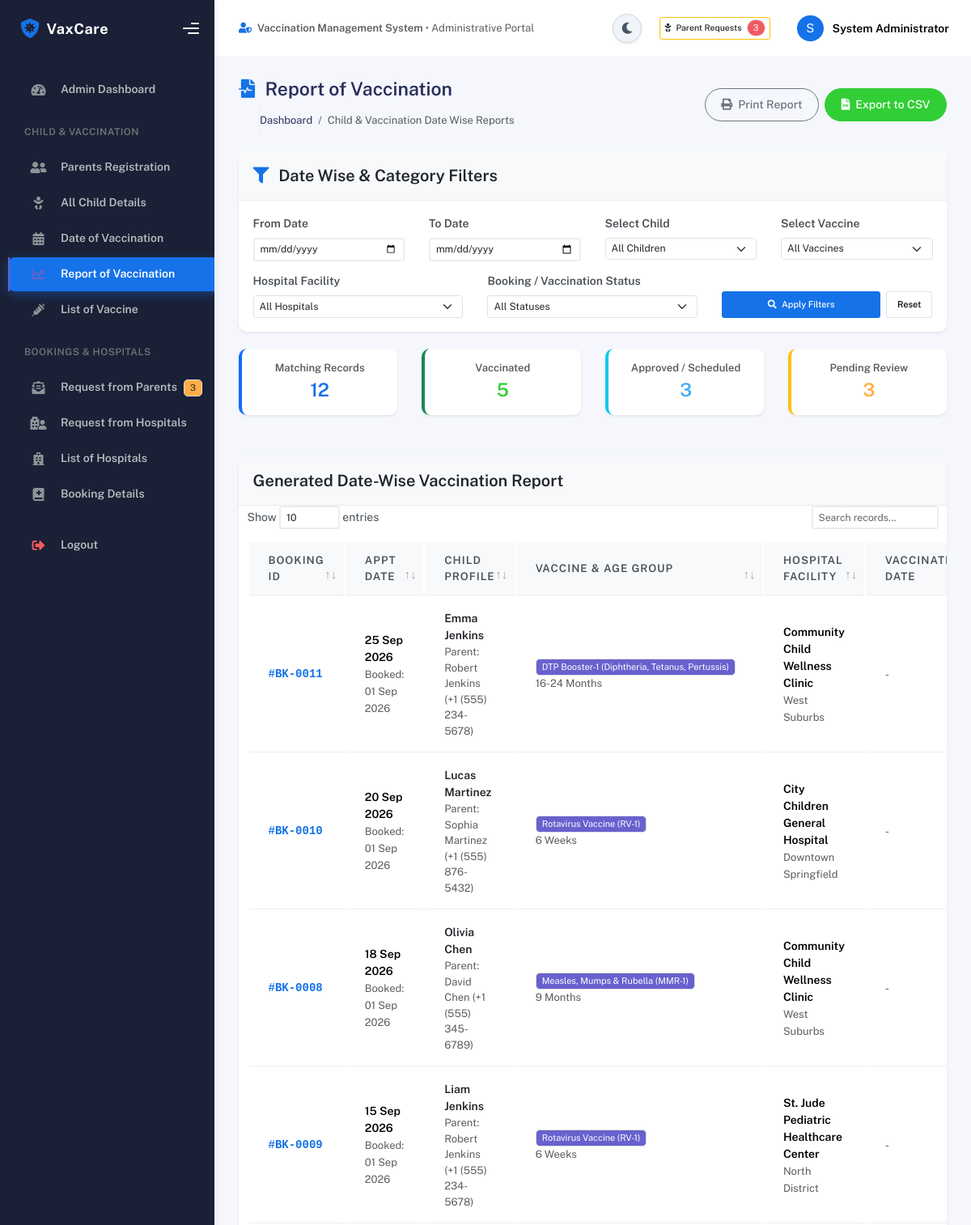
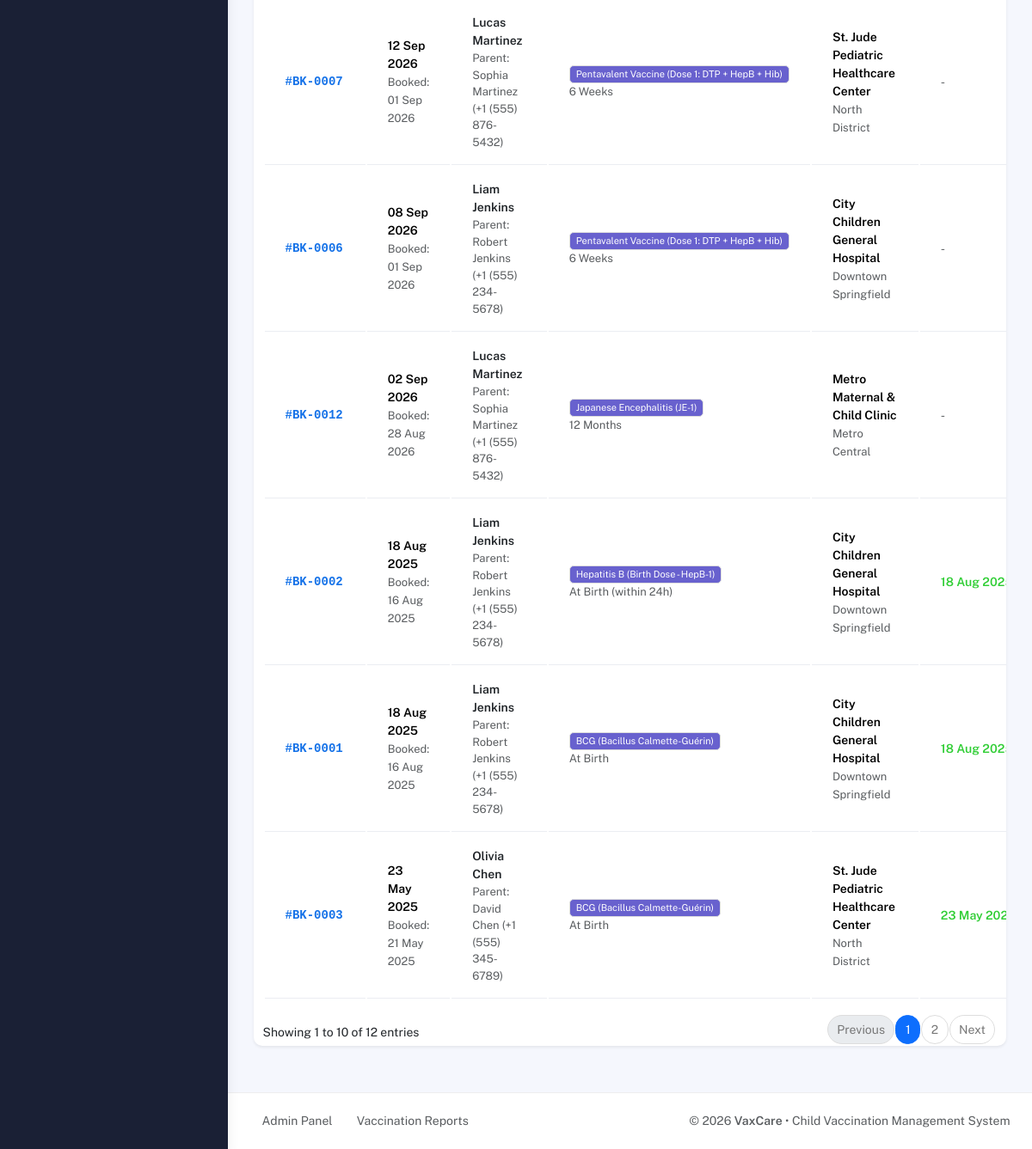
The page /admin/reports.php (signed in) on the database its author committed (2 pictures, top to bottom).
### tables this page shows
CREATE TABLE bookings (
    booking_id INT AUTO_INCREMENT PRIMARY KEY,

    child_id INT NOT NULL,
    hospital_id INT NOT NULL,
    vaccine_id INT NOT NULL,
    admin_id INT NULL,

    booking_date DATE NOT NULL,
    appointment_date DATE NOT NULL,
    appointment_time TIME NULL,

    status ENUM(
        'Pending',
        'Approved',
        'Rejected',
        'Completed'
    ) DEFAULT 'Pending',

    approval_date DATE NULL,
    hospital_notes TEXT NULL,

    FOREIGN KEY (child_id)
        REFERENCES children(child_id)
        ON UPDATE CASCADE
        ON DELETE CASCADE,

    FOREIGN KEY (hospital_id)
        REFERENCES hospitals(hospital_id)
        ON UPDATE CASCADE
        ON DELETE CASCADE,

    FOREIGN KEY (vaccine_id)
        REFERENCES vaccines(vaccine_id)
        ON UPDATE CASCADE
        ON DELETE RESTRICT,

    FOREIGN KEY (admin_id)
        REFERENCES admins(admin_id)
        ON UPDATE CASCADE
        ON DELETE SET NULL
);

CREATE TABLE children (
    child_id INT AUTO_INCREMENT PRIMARY KEY,
    parent_id INT NOT NULL,
    child_name VARCHAR(100) NOT NULL,
    gender ENUM('Male', 'Female', 'Other') NOT NULL,
    date_of_birth DATE NOT NULL,
    address TEXT,
    notes TEXT,

    FOREIGN KEY (parent_id)
        REFERENCES parents(parent_id)
        ON UPDATE CASCADE
        ON DELETE CASCADE
);

CREATE TABLE parents (
    parent_id INT AUTO_INCREMENT PRIMARY KEY,
    role_id INT NOT NULL,
    name VARCHAR(100) NOT NULL,
    email VARCHAR(100) NOT NULL UNIQUE,
    phone VARCHAR(20),
    username VARCHAR(50) NOT NULL UNIQUE,
    password VARCHAR(255) NOT NULL,
    address TEXT,

    FOREIGN KEY (role_id)
        REFERENCES roles(role_id)
        ON UPDATE CASCADE
        ON DELETE RESTRICT
);

CREATE TABLE vaccines (
    vaccine_id INT AUTO_INCREMENT PRIMARY KEY,
    vaccine_name VARCHAR(150) NOT NULL,
    description TEXT,
    age_group VARCHAR(100),
    stock_status ENUM('Available', 'Unavailable') DEFAULT 'Available'
);

CREATE TABLE hospitals (
    hospital_id INT AUTO_INCREMENT PRIMARY KEY,
    role_id INT NOT NULL,
    hospital_name VARCHAR(150) NOT NULL,
    address TEXT,
    location VARCHAR(150),
    phone VARCHAR(20),
    email VARCHAR(100) UNIQUE,
    username VARCHAR(50) NOT NULL UNIQUE,
    password VARCHAR(255) NOT NULL,
    status ENUM('Active', 'Inactive', 'Pending', 'Rejected') DEFAULT 'Pending',

    FOREIGN KEY (role_id)
        REFERENCES roles(role_id)
        ON UPDATE CASCADE
        ON DELETE RESTRICT
);

CREATE TABLE vaccination_records (
    record_id INT AUTO_INCREMENT PRIMARY KEY,

    booking_id INT NOT NULL,
    child_id INT NOT NULL,

    vaccination_date DATE NOT NULL,

    status ENUM(
        'Vaccinated',
        'Not Vaccinated'
    ) NOT NULL,

    remarks TEXT,

    FOREIGN KEY (booking_id)
        REFERENCES bookings(booking_id)
        ON UPDATE CASCADE
        ON DELETE CASCADE,

    FOREIGN KEY (child_id)
        REFERENCES children(child_id)
        ON UPDATE CASCADE
        ON DELETE CASCADE,

    UNIQUE (booking_id)
);

### config/helpers.php (called while the page is built, shortened)
<?php
function formatDate($dateStr, $format = 'd M Y') {
    try {
        $date = new DateTime($dateStr);
        return $date->format($format);
    } catch (Exception $e) {
        return htmlspecialchars($dateStr);
    }
}

### admin/reports.php (the view, shortened to what this page needs)
<?php
require_once __DIR__ . '/../config/auth.php';
require_once __DIR__ . '/../config/helpers.php';
$startDate  = $_GET['start_date'] ?? '';
$endDate    = $_GET['end_date'] ?? '';
$reportRows = [];
if ($pdo) {
    try {
        $sql = "SELECT b.*, c.child_name, c.date_of_birth, c.gender,
                       p.name as parent_name, p.phone as parent_phone, p.email as parent_email,
                       v.vaccine_name, v.age_group,
                       h.hospital_name, h.location as hospital_location,
                       vr.record_id, vr.vaccination_date, vr.status as record_status, vr.remarks as record_remarks,
                       adm.name as admin_name
                FROM bookings b
                JOIN children c ON b.child_id = c.child_id
                JOIN parents p ON c.parent_id = p.parent_id
                JOIN vaccines v ON b.vaccine_id = v.vaccine_id
                JOIN hospitals h ON b.hospital_id = h.hospital_id
                LEFT JOIN vaccination_records vr ON b.booking_id = vr.booking_id
                LEFT JOIN admins adm ON b.admin_id = adm.admin_id
                WHERE 1=1";
        $params = [];
        $sql .= " ORDER BY b.appointment_date DESC, b.booking_id DESC";
        $stmt = $pdo->prepare($sql);
        $stmt->execute($params);
        $reportRows = $stmt->fetchAll();
    } catch (Exception $e) {
        setFlash('error', 'Error generating report: ' . $e->getMessage());
    }
}
$cntVaccinated = 0;
$cntPending = 0;
$cntApproved = 0;
$cntRejected = 0;
foreach ($reportRows as $r) {
    if (($r['record_status'] ?? '') === 'Vaccinated' || $r['status'] === 'Completed') $cntVaccinated++;
    elseif ($r['status'] === 'Pending') $cntPending++;
    elseif ($r['status'] === 'Approved') $cntApproved++;
    elseif ($r['status'] === 'Rejected') $cntRejected++;
}
require_once __DIR__ . '/../includes/header.php';
?>
<?php require_once __DIR__ . '/../includes/sidebar.php'; ?>
<div class="main-panel">
    <?php require_once __DIR__ . '/../includes/navbar.php'; ?>
    <div class="container">
        <div class="page-inner">
            <div class="page-header d-flex justify-content-between align-items-center mb-4">
                <div>
                    <h3 class="fw-bold mb-1"><i class="fas fa-file-medical-alt text-primary me-2"></i> Report of Vaccination</h3>
                    <ul class="breadcrumbs mb-0 ps-0 list-unstyled d-flex gap-2 text-muted small">
                        <li><a href="index.php" class="text-decoration-none">Dashboard</a></li>
                        <li>/</li>
                        <li class="active">Child & Vaccination Date Wise Reports</li>
                    </ul>
                </div>
                <div class="d-flex gap-2">
                    <button onclick="window.print()" class="btn btn-outline-secondary btn-round">
                        <i class="fas fa-print me-1"></i> Print Report
                    </button>
                    <?php
                        $queryString = http_build_query(array_merge($_GET, ['export' => 'csv']));
                    ?>
                    <a href="reports.php?<?= $queryString ?>" class="btn btn-success btn-round">
                        <i class="fas fa-file-csv me-1"></i> Export to CSV
                    </a>
                </div>
            </div>
            <div class="card card-round shadow-sm mb-4">
                <div class="card-header bg-light">
                    <div class="card-title text-dark"><i class="fas fa-filter text-primary me-2"></i> Date Wise & Category Filters</div>
                </div>
                <div class="card-body">
                    <form method="GET" action="reports.php">
                        <div class="row g-3">
                            <div class="col-md-3">
                                <label class="form-label small fw-bold">From Date</label>
                                <input type="date" name="start_date" class="form-control form-control-sm" value="<?= htmlspecialchars($startDate) ?>">
                            </div>
                            <div class="col-md-3">
                                <label class="form-label small fw-bold">To Date</label>
                                <input type="date" name="end_date" class="form-control form-control-sm" value="<?= htmlspecialchars($endDate) ?>">
                            </div>
                            <div class="col-md-3">
                                <label class="form-label small fw-bold">Select Child</label>
                                <select name="child_id" class="form-select form-select-sm">
                                    <option value="0">All Children</option>
                                </select>
                            </div>
                            <div class="col-md-3">
                                <label class="form-label small fw-bold">Select Vaccine</label>
                                <select name="vaccine_id" class="form-select form-select-sm">
                                    <option value="0">All Vaccines</option>
                                </select>
                            </div>
                            <div class="col-md-4">
                                <label class="form-label small fw-bold">Hospital Facility</label>
                                <select name="hospital_id" class="form-select form-select-sm">
                                    <option value="0">All Hospitals</option>
                                </select>
                            </div>
                            <div class="col-md-4">
                                <label class="form-label small fw-bold">Booking / Vaccination Status</label>
                                <select name="status" class="form-select form-select-sm">
                                    <option value="">All Statuses</option>
                                </select>
                            </div>
                            <div class="col-md-4 d-flex align-items-end gap-2">
                                <button type="submit" class="btn btn-primary btn-sm flex-fill">
                                    <i class="fas fa-search me-1"></i> Apply Filters
                                </button>
                                <a href="reports.php" class="btn btn-light border btn-sm">Reset</a>
                            </div>
                        </div>
                    </form>
                </div>
            </div>
            <div class="row mb-4">
                <div class="col-md-3">
                    <div class="card p-3 border-start border-primary border-4 text-center shadow-sm">
                        <small class="text-muted fw-bold">Matching Records</small>
                        <h3 class="fw-bold mb-0 text-primary"><?= count($reportRows) ?></h3>
                    </div>
                </div>
                <div class="col-md-3">
                    <div class="card p-3 border-start border-success border-4 text-center shadow-sm">
                        <small class="text-muted fw-bold">Vaccinated</small>
                        <h3 class="fw-bold mb-0 text-success"><?= $cntVaccinated ?></h3>
                    </div>
                </div>
                <div class="col-md-3">
                    <div class="card p-3 border-start border-info border-4 text-center shadow-sm">
                        <small class="text-muted fw-bold">Approved / Scheduled</small>
                        <h3 class="fw-bold mb-0 text-info"><?= $cntApproved ?></h3>
                    </div>
                </div>
                <div class="col-md-3">
                    <div class="card p-3 border-start border-warning border-4 text-center shadow-sm">
                        <small class="text-muted fw-bold">Pending Review</small>
                        <h3 class="fw-bold mb-0 text-warning"><?= $cntPending ?></h3>
                    </div>
                </div>
            </div>
            <div class="card card-round shadow-sm">
                <div class="card-header bg-light">
                    <div class="card-title text-dark">Generated Date-Wise Vaccination Report</div>
                </div>
                <div class="card-body p-0">
                    <div class="table-responsive">
                        <table class="table table-hover datatable-custom align-middle mb-0">
                            <thead>
                                <tr>
                                    <th>Booking ID</th>
                                    <th>Appt Date</th>
                                    <th>Child Profile</th>
                                    <th>Vaccine & Age Group</th>
                                    <th>Hospital Facility</th>
                                    <th>Vaccination Date</th>
                                </tr>
                            </thead>
                            <tbody>
                                <?php if (!empty($reportRows)): ?>
                                    <?php foreach ($reportRows as $row): ?>
                                        <tr>
                                            <td class="fw-bold text-primary font-monospace">
                                                #BK-<?= str_pad($row['booking_id'], 4, '0', STR_PAD_LEFT) ?>
                                            </td>
                                            <td>
                                                <div class="fw-bold"><?= formatDate($row['appointment_date']) ?></div>
                                                <small class="text-muted">Booked: <?= formatDate($row['booking_date']) ?></small>
                                            </td>
                                            <td>
                                                <a href="child-details.php?id=<?= $row['child_id'] ?>" class="fw-bold text-dark text-decoration-none">
                                                    <?= htmlspecialchars($row['child_name']) ?>
                                                </a>
                                                <div class="small text-muted">
                                                    Parent: <?= htmlspecialchars($row['parent_name']) ?> (<?= htmlspecialchars($row['parent_phone'] ?: 'N/A') ?>)
                                                </div>
                                            </td>
                                            <td>
                                                <span class="badge bg-secondary"><?= htmlspecialchars($row['vaccine_name']) ?></span>
                                                <div class="small text-muted"><?= htmlspecialchars($row['age_group']) ?></div>
                                            </td>
                                            <td>
                                                <div class="fw-bold"><?= htmlspecialchars($row['hospital_name']) ?></div>
                                                <small class="text-muted"><?= htmlspecialchars($row['hospital_location'] ?: '') ?></small>
                                            </td>
                                            <td>
                                                <?php if (!empty($row['vaccination_date'])): ?>
                                                    <div class="fw-bold text-success"><?= formatDate($row['vaccination_date']) ?></div>
                                                <?php else: ?>
                                                    <span class="text-muted">-</span>
                                                <?php endif; ?>
                                            </td>
                                        </tr>
                                    <?php endforeach; ?>
                                <?php endif; ?>
                            </tbody>
                        </table>
                    </div>
                </div>
            </div>
        </div>
    </div>
<?php require_once __DIR__ . '/../includes/footer.php'; ?>

### includes/header.php (style rules this page uses)
.table th { font-weight: 600; color: #495057; background-color: #f8f9fa; }
.table-hover tbody tr { transition: background-color 0.2s ease; }

### rows shown on the page
bookings: booking_id "0011", appointment_date "25 Sep 2026", booking_date "01 Sep 2026", child.child_name "Emma Jenkins", parents.name "Robert Jenkins", parents.phone "+1 (555) 234-5678", vaccine.vaccine_name "DTP Booster-1 (Diphtheria, Tetanus, Pertussis)", vaccine.age_group "16-24 Months", hospital.hospital_name "Community Child Wellness Clinic", hospital.location "West Suburbs"
bookings: booking_id "0010", appointment_date "20 Sep 2026", booking_date "01 Sep 2026", child.child_name "Lucas Martinez", parents.name "Sophia Martinez", parents.phone "+1 (555) 876-5432", vaccine.vaccine_name "Rotavirus Vaccine (RV-1)", vaccine.age_group "6 Weeks", hospital.hospital_name "City Children General Hospital", hospital.location "Downtown Springfield"
bookings: booking_id "0008", appointment_date "18 Sep 2026", booking_date "01 Sep 2026", child.child_name "Olivia Chen", parents.name "David Chen", parents.phone "+1 (555) 345-6789", vaccine.vaccine_name "Measles, Mumps & Rubella (MMR-1)", vaccine.age_group "9 Months", hospital.hospital_name "Community Child Wellness Clinic", hospital.location "West Suburbs"
bookings: booking_id "0009", appointment_date "15 Sep 2026", booking_date "01 Sep 2026", child.child_name "Liam Jenkins", parents.name "Robert Jenkins", parents.phone "+1 (555) 234-5678", vaccine.vaccine_name "Rotavirus Vaccine (RV-1)", vaccine.age_group "6 Weeks", hospital.hospital_name "St. Jude Pediatric Healthcare Center", hospital.location "North District"
bookings: booking_id "0007", appointment_date "12 Sep 2026", booking_date "01 Sep 2026", child.child_name "Lucas Martinez", parents.name "Sophia Martinez", parents.phone "+1 (555) 876-5432", vaccine.vaccine_name "Pentavalent Vaccine (Dose 1: DTP + HepB + Hib)", vaccine.age_group "6 Weeks", hospital.hospital_name "St. Jude Pediatric Healthcare Center", hospital.location "North District"
bookings: booking_id "0006", appointment_date "08 Sep 2026", booking_date "01 Sep 2026", child.child_name "Liam Jenkins", parents.name "Robert Jenkins", parents.phone "+1 (555) 234-5678", vaccine.vaccine_name "Pentavalent Vaccine (Dose 1: DTP + HepB + Hib)", vaccine.age_group "6 Weeks", hospital.hospital_name "City Children General Hospital", hospital.location "Downtown Springfield"
bookings: booking_id "0012", appointment_date "02 Sep 2026", booking_date "28 Aug 2026", child.child_name "Lucas Martinez", parents.name "Sophia Martinez", parents.phone "+1 (555) 876-5432", vaccine.vaccine_name "Japanese Encephalitis (JE-1)", vaccine.age_group "12 Months", hospital.hospital_name "Metro Maternal & Child Clinic", hospital.location "Metro Central"
bookings: booking_id "0002", appointment_date "18 Aug 2025", booking_date "16 Aug 2025", child.child_name "Liam Jenkins", parents.name "Robert Jenkins", parents.phone "+1 (555) 234-5678", vaccine.vaccine_name "Hepatitis B (Birth Dose - HepB-1)", vaccine.age_group "At Birth (within 24h)", hospital.hospital_name "City Children General Hospital", hospital.location "Downtown Springfield", vaccination_records.vaccination_date "18 Aug…"
bookings: booking_id "0001", appointment_date "18 Aug 2025", booking_date "16 Aug 2025", child.child_name "Liam Jenkins", parents.name "Robert Jenkins", parents.phone "+1 (555) 234-5678", vaccine.vaccine_name "BCG (Bacillus Calmette-Guérin)", vaccine.age_group "At Birth", hospital.hospital_name "City Children General Hospital", hospital.location "Downtown Springfield", vaccination_records.vaccination_date "18 Aug…"
bookings: booking_id "0003", appointment_date "23 May 2025", booking_date "21 May 2025", child.child_name "Olivia Chen", parents.name "David Chen", parents.phone "+1 (555) 345-6789", vaccine.vaccine_name "BCG (Bacillus Calmette-Guérin)", vaccine.age_group "At Birth", hospital.hospital_name "St. Jude Pediatric Healthcare Center", hospital.location "North District", vaccination_records.vaccination_date "23 May…"

### other values the page prints
$pendingRequestsCount "3"
substr($currentAdmin['name'] ?? 'A', 0, 1) "S"
$currentAdmin['name'] "System Administrator"
count($reportRows) "12"
$cntVaccinated "5"
$cntApproved "3"
$cntPending "3"
